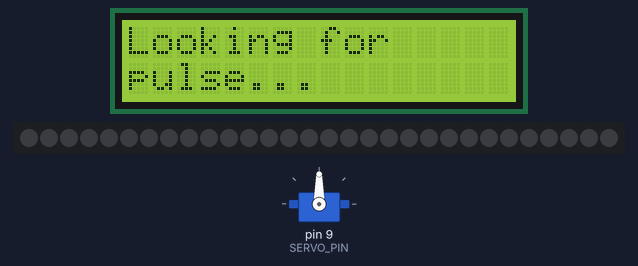
The sketch below on a simulated Arduino Uno, built with avr-gcc and run on an emulated ATmega328P. On the bench: 16×2 character LCD, servo, 30 RGB LEDs in strip order, left to right. Dim RGB values are drawn brighter than linear.

Above: at 0.1 s.
At 15.9 s:
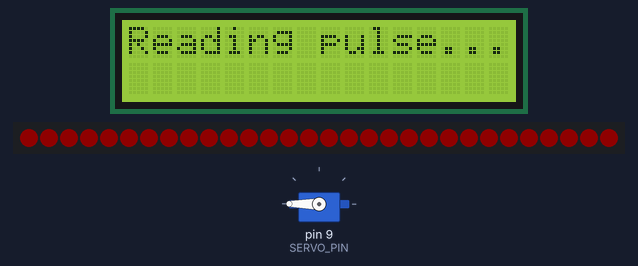
At 33.0 s:
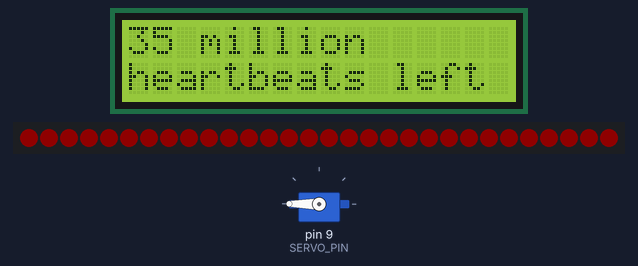
At 65.2 s:
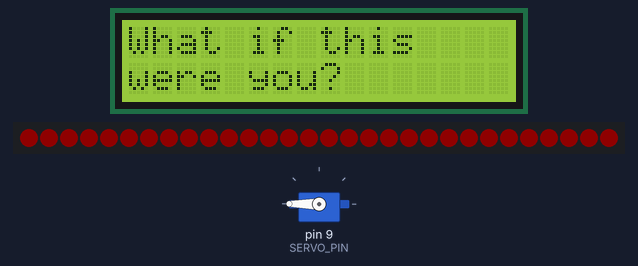
Timing chart, 0 to 66.7 s (numbered marks = the images above):
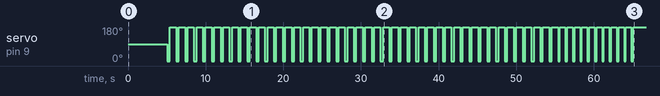

Measured:
- by itself, servo on pin 9 (SERVO_PIN): goes 44 × (0° 0.34 s, 180° 0.81 s), 10 × (0° 0.24 s, 180° 0.71 s), 0° 0.24 s, then 180°
- what the display in image 1 shows lasts 1.0 s, from 15.8 s to 16.8 s

The sketch:

PulseSationcode.ino
```cpp
#include <Servo.h>
#include <LiquidCrystal.h>
#include <Adafruit_NeoPixel.h>

#define LED_PIN    6
#define NUM_LEDS   30

Adafruit_NeoPixel strip(NUM_LEDS, LED_PIN, NEO_GRB + NEO_KHZ800);

// Pin configurations
const int SERVO_PIN = 9;

// LCD pin configuration
const int rs = 12, en = 11, d4 = 5, d5 = 4, d6 = 3, d7 = 2;

// Global objects
LiquidCrystal lcd(rs, en, d4, d5, d6, d7);
Servo heart;

unsigned long startTime = 0;
bool servoMoving = false;

void setup() {
  Serial.begin(115200);

  lcd.begin(16, 2);  // Adjust the size according to your LCD screen
  lcd.print("Looking for");
  lcd.setCursor(0, 1);
  lcd.print("pulse...");

  heart.attach(SERVO_PIN);

  // Record the start time
  startTime = millis();

  strip.begin();
  strip.show(); // Initialize all pixels to 'off'

}

void loop() {
  // Start the servo and LCD after 5 seconds
  if (millis() - startTime >= 5000) {
    // Start displaying messages after 5 seconds
    displayMessages();

    // Start moving the servo
    servoMoving = true;
  }

  // Move servo to the rhythm of 75 BPM until the last LCD screen
  if (servoMoving && millis() - startTime >= 5000 && millis() - startTime < 55000) {
    moveServo(75);
  }

  // Move servo to the rhythm of 100 BPM for 5 seconds after the last LCD screen
  if (servoMoving && millis() - startTime >= 55000 && millis() - startTime < 65000) {
    moveServo(100);
  } else if (millis() - startTime >= 65000) {
    // If the time exceeds 65 seconds, stop the servo
    servoMoving = false;
    heart.detach(); // Detach servo to stop movement
  }
}

void displayMessages() {
  unsigned long currentTime = millis() - startTime;

  if (currentTime >= 5000 && currentTime < 25000) { // Display "Reading pulse..." for 20 seconds
    lcd.clear();
    lcd.print("Reading pulse...");
  } else if (currentTime >= 25000 && currentTime < 35000) { // Display "350000 heartbeats left" for 10 seconds
    lcd.clear();
    lcd.print("35 million");
    lcd.setCursor(0, 1);
    lcd.print("heartbeats left");
  } else if (currentTime >= 35000 && currentTime < 45000) { // Display "= 1 year until death" for 10 seconds
    lcd.clear();
    lcd.print("= 1 year until");
    lcd.setCursor(0, 1);
    lcd.print("death");
  } else if (currentTime >= 45000 && currentTime < 55000) { // Display "You are number 429 on the list" for 10 seconds
    lcd.clear();
    lcd.print("You are number");
    lcd.setCursor(0, 1);
    lcd.print("429 on the list");
  } else if (currentTime >= 55000 && currentTime < 65000) { // Display "What if this were you" for 10 seconds
    lcd.clear();
    lcd.print("What if this");
    lcd.setCursor(0, 1);
    lcd.print("were you?");
  }
}

void moveServo(int bpm) {
  // Calculate the total interval between heartbeats (including pause)
  int totalInterval = 60000 / bpm; // Total interval in milliseconds

  // Pause time between each heartbeat cycle
  int pauseTime = 500; // 500 ms pause

  // Remaining time for servo movements
  int remainingTime = totalInterval - pauseTime;

  // Delay time for each direction of the servo movement
  int delayTime = remainingTime / 2;

  // Move servo to one side
  heart.write(0); // Move to one side
  delay(delayTime);    // Wait for the first part of the interval
// Fade in LED
  for (int brightness = 0; brightness <= 255; brightness += 40) {
    for (int i = 0; i < strip.numPixels(); i++) {
      strip.setPixelColor(i, strip.Color(brightness, 0, 0)); // Set color to red
    }
    strip.show();
    delay(25);  // Adjust the delay to control the speed of the fading
  }
  // Move servo to the other side
  heart.write(180); // Move to the other side
    // Fade out LED
  for (int brightness = 255; brightness >= 0; brightness -= 40) {
    for (int i = 0; i < strip.numPixels(); i++) {
      strip.setPixelColor(i, strip.Color(brightness, 0, 0)); // Set color to red
    }
    strip.show();
    delay(20);  // Adjust the delay to control the speed of the fading
  }
  delay(delayTime);      // Wait for the second part of the interval

  // Pause between heartbeat cycles
  delay(pauseTime);
}
```
